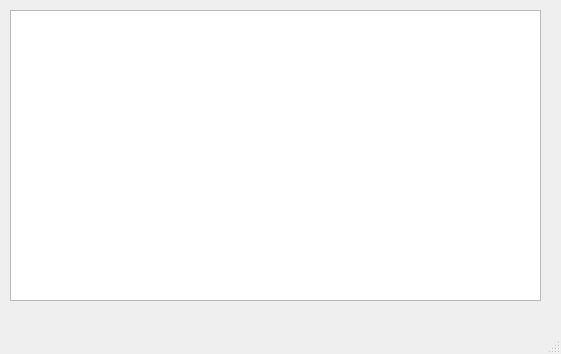
<?xml version="1.0" encoding="UTF-8"?>
<ui version="4.0">
 <class>MainWindow</class>
 <widget class="QMainWindow" name="MainWindow">
  <property name="geometry">
   <rect>
    <x>0</x>
    <y>0</y>
    <width>561</width>
    <height>354</height>
   </rect>
  </property>
  <property name="windowTitle">
   <string>MainWindow</string>
  </property>
  <widget class="QWidget" name="centralwidget">
   <widget class="QGraphicsView" name="graphicsView">
    <property name="geometry">
     <rect>
      <x>10</x>
      <y>10</y>
      <width>531</width>
      <height>291</height>
     </rect>
    </property>
   </widget>
  </widget>
  <widget class="QMenuBar" name="menubar">
   <property name="geometry">
    <rect>
     <x>0</x>
     <y>0</y>
     <width>561</width>
     <height>22</height>
    </rect>
   </property>
  </widget>
  <widget class="QStatusBar" name="statusbar"/>
 </widget>
 <resources/>
 <connections/>
</ui>
